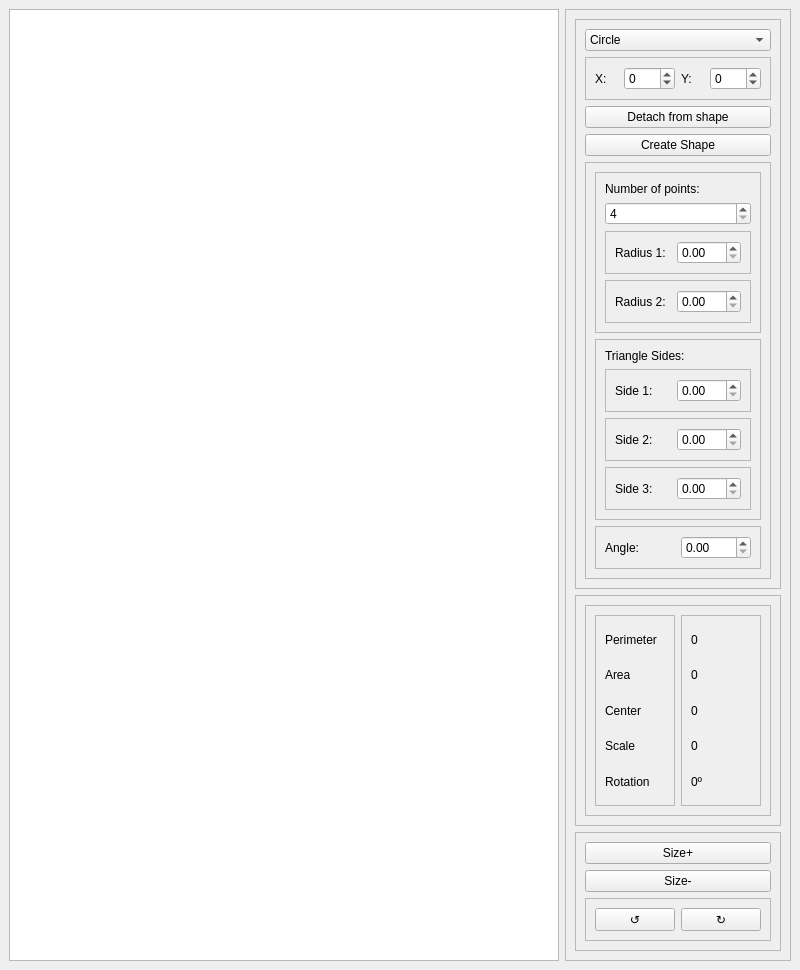
<?xml version="1.0" encoding="UTF-8"?>
<ui version="4.0">
 <class>MainWindow</class>
 <widget class="QMainWindow" name="MainWindow">
  <property name="geometry">
   <rect>
    <x>0</x>
    <y>0</y>
    <width>800</width>
    <height>970</height>
   </rect>
  </property>
  <property name="sizePolicy">
   <sizepolicy hsizetype="Preferred" vsizetype="Minimum">
    <horstretch>0</horstretch>
    <verstretch>0</verstretch>
   </sizepolicy>
  </property>
  <property name="windowTitle">
   <string>Paint4D</string>
  </property>
  <property name="windowIcon">
   <iconset theme="accessories-dictionary"/>
  </property>
  <property name="windowOpacity">
   <double>2.000000000000000</double>
  </property>
  <widget class="QWidget" name="centralwidget">
   <layout class="QHBoxLayout" name="horizontalLayout">
    <item>
     <widget class="QGraphicsView" name="graphicsView"/>
    </item>
    <item>
     <widget class="QFrame" name="frame">
      <property name="maximumSize">
       <size>
        <width>300</width>
        <height>16777215</height>
       </size>
      </property>
      <property name="frameShape">
       <enum>QFrame::StyledPanel</enum>
      </property>
      <property name="frameShadow">
       <enum>QFrame::Raised</enum>
      </property>
      <layout class="QVBoxLayout" name="verticalLayout">
       <item>
        <widget class="QFrame" name="frame_2">
         <property name="frameShape">
          <enum>QFrame::StyledPanel</enum>
         </property>
         <property name="frameShadow">
          <enum>QFrame::Raised</enum>
         </property>
         <layout class="QVBoxLayout" name="verticalLayout_2">
          <item>
           <widget class="QComboBox" name="comboBoxShapes">
            <item>
             <property name="text">
              <string>Circle</string>
             </property>
            </item>
            <item>
             <property name="text">
              <string>Triangle</string>
             </property>
            </item>
            <item>
             <property name="text">
              <string>Square</string>
             </property>
            </item>
            <item>
             <property name="text">
              <string>Rectangle</string>
             </property>
            </item>
            <item>
             <property name="text">
              <string>Rhombus</string>
             </property>
            </item>
            <item>
             <property name="text">
              <string>Star</string>
             </property>
            </item>
            <item>
             <property name="text">
              <string>Right Polygon</string>
             </property>
            </item>
            <item>
             <property name="text">
              <string>PolyLine</string>
             </property>
            </item>
           </widget>
          </item>
          <item>
           <widget class="QFrame" name="coordsFrame">
            <property name="frameShape">
             <enum>QFrame::StyledPanel</enum>
            </property>
            <property name="frameShadow">
             <enum>QFrame::Raised</enum>
            </property>
            <layout class="QHBoxLayout" name="horizontalLayout_4">
             <item>
              <widget class="QLabel" name="label">
               <property name="text">
                <string>X: </string>
               </property>
              </widget>
             </item>
             <item>
              <widget class="QSpinBox" name="spinBoxX">
               <property name="accelerated">
                <bool>true</bool>
               </property>
               <property name="minimum">
                <number>-600</number>
               </property>
               <property name="maximum">
                <number>600</number>
               </property>
               <property name="singleStep">
                <number>10</number>
               </property>
              </widget>
             </item>
             <item>
              <widget class="QLabel" name="label_2">
               <property name="text">
                <string>Y:</string>
               </property>
              </widget>
             </item>
             <item>
              <widget class="QSpinBox" name="spinBoxY">
               <property name="minimum">
                <number>-600</number>
               </property>
               <property name="maximum">
                <number>600</number>
               </property>
               <property name="singleStep">
                <number>10</number>
               </property>
              </widget>
             </item>
            </layout>
           </widget>
          </item>
          <item>
           <widget class="QPushButton" name="detachButton">
            <property name="text">
             <string>Detach from shape</string>
            </property>
            <property name="checkable">
             <bool>true</bool>
            </property>
            <property name="flat">
             <bool>false</bool>
            </property>
           </widget>
          </item>
          <item>
           <widget class="QPushButton" name="createShapeButton">
            <property name="text">
             <string>Create Shape</string>
            </property>
           </widget>
          </item>
          <item>
           <widget class="QFrame" name="polygonFrame">
            <property name="frameShape">
             <enum>QFrame::StyledPanel</enum>
            </property>
            <property name="frameShadow">
             <enum>QFrame::Raised</enum>
            </property>
            <layout class="QVBoxLayout" name="verticalLayout_8">
             <item>
              <widget class="QFrame" name="starFrame">
               <property name="frameShape">
                <enum>QFrame::StyledPanel</enum>
               </property>
               <property name="frameShadow">
                <enum>QFrame::Raised</enum>
               </property>
               <layout class="QVBoxLayout" name="verticalLayout_9">
                <item>
                 <widget class="QLabel" name="pointsLabel">
                  <property name="text">
                   <string>Number of points:</string>
                  </property>
                 </widget>
                </item>
                <item>
                 <widget class="QSpinBox" name="pointsSpinBox">
                  <property name="enabled">
                   <bool>true</bool>
                  </property>
                  <property name="frame">
                   <bool>true</bool>
                  </property>
                  <property name="minimum">
                   <number>4</number>
                  </property>
                  <property name="maximum">
                   <number>10</number>
                  </property>
                 </widget>
                </item>
                <item>
                 <widget class="QFrame" name="radius1Frame">
                  <property name="frameShape">
                   <enum>QFrame::StyledPanel</enum>
                  </property>
                  <property name="frameShadow">
                   <enum>QFrame::Raised</enum>
                  </property>
                  <layout class="QHBoxLayout" name="horizontalLayout_9">
                   <item>
                    <widget class="QLabel" name="radius1Label">
                     <property name="text">
                      <string>Radius 1:</string>
                     </property>
                    </widget>
                   </item>
                   <item>
                    <widget class="QDoubleSpinBox" name="radius1SpinBox">
                     <property name="maximum">
                      <double>500.000000000000000</double>
                     </property>
                    </widget>
                   </item>
                  </layout>
                 </widget>
                </item>
                <item>
                 <widget class="QFrame" name="radius2Frame">
                  <property name="frameShape">
                   <enum>QFrame::StyledPanel</enum>
                  </property>
                  <property name="frameShadow">
                   <enum>QFrame::Raised</enum>
                  </property>
                  <layout class="QHBoxLayout" name="horizontalLayout_10">
                   <item>
                    <widget class="QLabel" name="radius2Label">
                     <property name="text">
                      <string>Radius 2:</string>
                     </property>
                    </widget>
                   </item>
                   <item>
                    <widget class="QDoubleSpinBox" name="radius2SpinBox">
                     <property name="maximum">
                      <double>500.000000000000000</double>
                     </property>
                    </widget>
                   </item>
                  </layout>
                 </widget>
                </item>
               </layout>
              </widget>
             </item>
             <item>
              <widget class="QFrame" name="sidesFrame">
               <property name="frameShape">
                <enum>QFrame::StyledPanel</enum>
               </property>
               <property name="frameShadow">
                <enum>QFrame::Raised</enum>
               </property>
               <layout class="QVBoxLayout" name="verticalLayout_7">
                <item>
                 <widget class="QLabel" name="sidesLabel">
                  <property name="text">
                   <string>Triangle Sides:</string>
                  </property>
                 </widget>
                </item>
                <item>
                 <widget class="QFrame" name="side1Frame">
                  <property name="frameShape">
                   <enum>QFrame::StyledPanel</enum>
                  </property>
                  <property name="frameShadow">
                   <enum>QFrame::Raised</enum>
                  </property>
                  <layout class="QHBoxLayout" name="horizontalLayout_8">
                   <item>
                    <widget class="QLabel" name="side1Label">
                     <property name="text">
                      <string>Side 1:</string>
                     </property>
                    </widget>
                   </item>
                   <item>
                    <widget class="QDoubleSpinBox" name="side1SpinBox">
                     <property name="maximum">
                      <double>500.000000000000000</double>
                     </property>
                    </widget>
                   </item>
                  </layout>
                 </widget>
                </item>
                <item>
                 <widget class="QFrame" name="side2Frame">
                  <property name="frameShape">
                   <enum>QFrame::StyledPanel</enum>
                  </property>
                  <property name="frameShadow">
                   <enum>QFrame::Raised</enum>
                  </property>
                  <layout class="QHBoxLayout" name="horizontalLayout_5">
                   <item>
                    <widget class="QLabel" name="side2Label">
                     <property name="text">
                      <string>Side 2:</string>
                     </property>
                    </widget>
                   </item>
                   <item>
                    <widget class="QDoubleSpinBox" name="side2SpinBox">
                     <property name="maximum">
                      <double>500.000000000000000</double>
                     </property>
                    </widget>
                   </item>
                  </layout>
                 </widget>
                </item>
                <item>
                 <widget class="QFrame" name="side3Frame">
                  <property name="frameShape">
                   <enum>QFrame::StyledPanel</enum>
                  </property>
                  <property name="frameShadow">
                   <enum>QFrame::Raised</enum>
                  </property>
                  <layout class="QHBoxLayout" name="horizontalLayout_6">
                   <item>
                    <widget class="QLabel" name="side3Label">
                     <property name="text">
                      <string>Side 3:</string>
                     </property>
                    </widget>
                   </item>
                   <item>
                    <widget class="QDoubleSpinBox" name="side3SpinBox">
                     <property name="maximum">
                      <double>500.000000000000000</double>
                     </property>
                    </widget>
                   </item>
                  </layout>
                 </widget>
                </item>
               </layout>
              </widget>
             </item>
             <item>
              <widget class="QFrame" name="angleFrame">
               <property name="frameShape">
                <enum>QFrame::StyledPanel</enum>
               </property>
               <property name="frameShadow">
                <enum>QFrame::Raised</enum>
               </property>
               <layout class="QHBoxLayout" name="horizontalLayout_7">
                <item>
                 <widget class="QLabel" name="angleLabel">
                  <property name="text">
                   <string>Angle:</string>
                  </property>
                 </widget>
                </item>
                <item>
                 <widget class="QDoubleSpinBox" name="angleSpinBox">
                  <property name="maximum">
                   <double>180.000000000000000</double>
                  </property>
                  <property name="value">
                   <double>0.000000000000000</double>
                  </property>
                 </widget>
                </item>
               </layout>
              </widget>
             </item>
            </layout>
           </widget>
          </item>
         </layout>
        </widget>
       </item>
       <item>
        <widget class="QFrame" name="frame_3">
         <property name="sizePolicy">
          <sizepolicy hsizetype="Preferred" vsizetype="MinimumExpanding">
           <horstretch>0</horstretch>
           <verstretch>0</verstretch>
          </sizepolicy>
         </property>
         <property name="frameShape">
          <enum>QFrame::StyledPanel</enum>
         </property>
         <property name="frameShadow">
          <enum>QFrame::Raised</enum>
         </property>
         <layout class="QVBoxLayout" name="verticalLayout_3">
          <item>
           <widget class="QFrame" name="frame_5">
            <property name="frameShape">
             <enum>QFrame::StyledPanel</enum>
            </property>
            <property name="frameShadow">
             <enum>QFrame::Raised</enum>
            </property>
            <layout class="QHBoxLayout" name="horizontalLayout_3">
             <item>
              <widget class="QFrame" name="labelFrame">
               <property name="frameShape">
                <enum>QFrame::StyledPanel</enum>
               </property>
               <property name="frameShadow">
                <enum>QFrame::Raised</enum>
               </property>
               <layout class="QVBoxLayout" name="verticalLayout_5">
                <item>
                 <widget class="QLabel" name="perimeterLabel">
                  <property name="text">
                   <string>Perimeter</string>
                  </property>
                 </widget>
                </item>
                <item>
                 <widget class="QLabel" name="areaLabel">
                  <property name="text">
                   <string>Area</string>
                  </property>
                 </widget>
                </item>
                <item>
                 <widget class="QLabel" name="centerLabel">
                  <property name="text">
                   <string>Center</string>
                  </property>
                 </widget>
                </item>
                <item>
                 <widget class="QLabel" name="scaleLabel">
                  <property name="text">
                   <string>Scale</string>
                  </property>
                 </widget>
                </item>
                <item>
                 <widget class="QLabel" name="rotationLabel">
                  <property name="text">
                   <string>Rotation</string>
                  </property>
                 </widget>
                </item>
               </layout>
              </widget>
             </item>
             <item>
              <widget class="QFrame" name="valueLabelFame">
               <property name="frameShape">
                <enum>QFrame::StyledPanel</enum>
               </property>
               <property name="frameShadow">
                <enum>QFrame::Raised</enum>
               </property>
               <layout class="QVBoxLayout" name="verticalLayout_6">
                <item>
                 <widget class="QLabel" name="perimeterValueLabel">
                  <property name="text">
                   <string>0</string>
                  </property>
                 </widget>
                </item>
                <item>
                 <widget class="QLabel" name="areaValueLabel">
                  <property name="text">
                   <string>0</string>
                  </property>
                 </widget>
                </item>
                <item>
                 <widget class="QLabel" name="centerValueLabel">
                  <property name="text">
                   <string>0</string>
                  </property>
                 </widget>
                </item>
                <item>
                 <widget class="QLabel" name="scaleValueLabel">
                  <property name="text">
                   <string>0</string>
                  </property>
                 </widget>
                </item>
                <item>
                 <widget class="QLabel" name="rotationValueLabel">
                  <property name="text">
                   <string>0º</string>
                  </property>
                 </widget>
                </item>
               </layout>
              </widget>
             </item>
            </layout>
           </widget>
          </item>
         </layout>
        </widget>
       </item>
       <item>
        <widget class="QFrame" name="scaleRotateFrame">
         <property name="frameShape">
          <enum>QFrame::StyledPanel</enum>
         </property>
         <property name="frameShadow">
          <enum>QFrame::Raised</enum>
         </property>
         <layout class="QVBoxLayout" name="verticalLayout_4">
          <item>
           <widget class="QPushButton" name="upScaleButton">
            <property name="text">
             <string>Size+</string>
            </property>
           </widget>
          </item>
          <item>
           <widget class="QPushButton" name="downScaleButton">
            <property name="text">
             <string>Size-</string>
            </property>
           </widget>
          </item>
          <item>
           <widget class="QFrame" name="rotationFrame">
            <property name="frameShape">
             <enum>QFrame::StyledPanel</enum>
            </property>
            <property name="frameShadow">
             <enum>QFrame::Raised</enum>
            </property>
            <layout class="QHBoxLayout" name="horizontalLayout_2">
             <item>
              <widget class="QPushButton" name="rotateLeftButton">
               <property name="text">
                <string>↺</string>
               </property>
              </widget>
             </item>
             <item>
              <widget class="QPushButton" name="rotateRightButton">
               <property name="text">
                <string>↻</string>
               </property>
              </widget>
             </item>
            </layout>
           </widget>
          </item>
         </layout>
        </widget>
       </item>
      </layout>
     </widget>
    </item>
   </layout>
  </widget>
 </widget>
 <resources/>
 <connections/>
</ui>
